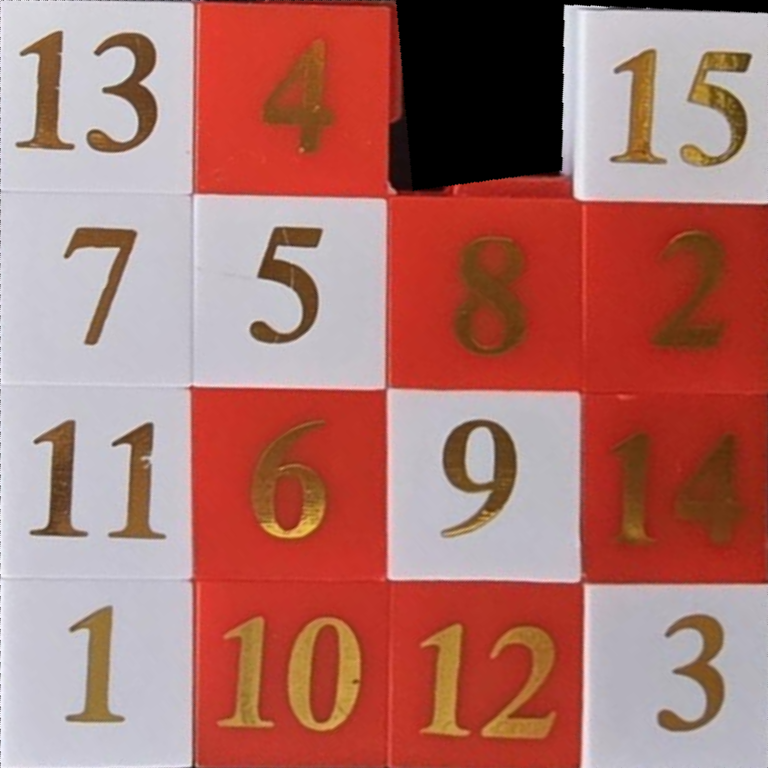
#> input picture imagem_final.png, 768 x 768 px
$ python find_nums.py
#> lines starting #> are read from the running program, lines starting #| are printed output that depends on the picture; after the words box and inside, x2 and y2 are one past the last pixel; in counts of white or black regions, pixels touching at a corner belong together; long printed decimals are rounded
import numpy as np
import matplotlib.pyplot as plt
import cv2
import os
import hashlib

""" 1. PRÉ-PROCESSAMENTO """
def nums_template_match(image_path):
    # Load main image
#> called with image_path = 'imagem_final.png'
    img = cv2.imread(image_path)
#> img is the input picture: shape (768, 768, 3); mean B, G, R 108.7, 115.4, 173.7
    if img is None:
        raise FileNotFoundError(f"A imagem '{image_path}' não existe...")

    # DEBUG -- Guardar imagens obtidas no pré-processamento
    output_folder = "imagens_teste"
    if not os.path.exists(output_folder):
        os.makedirs(output_folder)

    img_teste = cv2.cvtColor(img, cv2.COLOR_BGR2RGB)
    file_path = os.path.join(output_folder, "imagem_teste.png")
    cv2.imwrite(file_path, img_teste)
    # END DEBUG

    img_h, img_w = img.shape[:2]
#> img_h = 768; img_w = 768

    # Converter a imagem em HSV para segmentar o dourado
    img_hsv = cv2.cvtColor(img, cv2.COLOR_BGR2HSV)
#> img_hsv: shape (768, 768, 3); mean H, S, V 57, 104.5, 176.1
    h = img_hsv[:, :, 0]
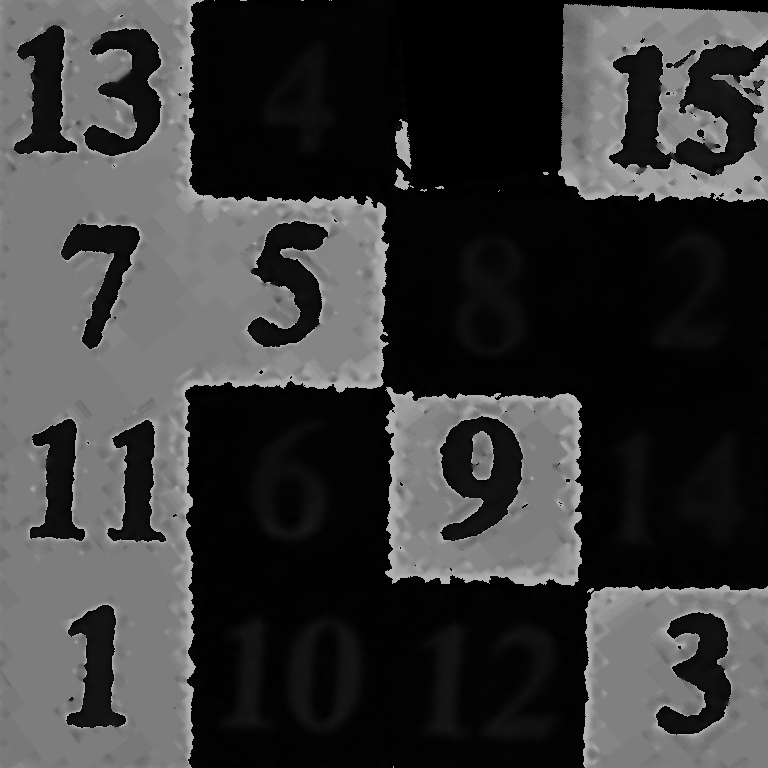
#> h: shape (768, 768); min 0, max 179, mean 57
    s = img_hsv[:, :, 1]
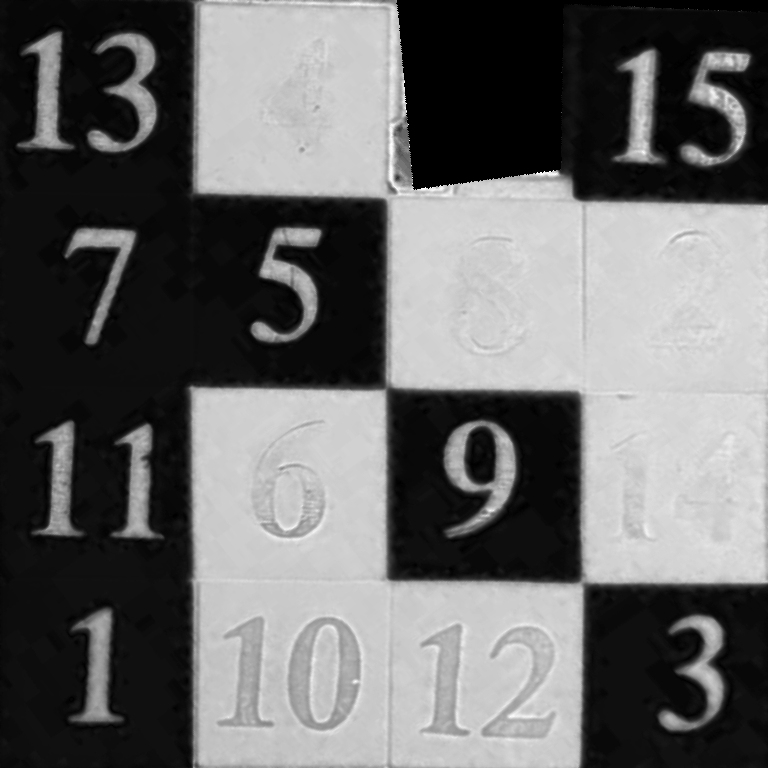
#> s: shape (768, 768); min 0, max 255, mean 104.5
    v = img_hsv[:, :, 2]
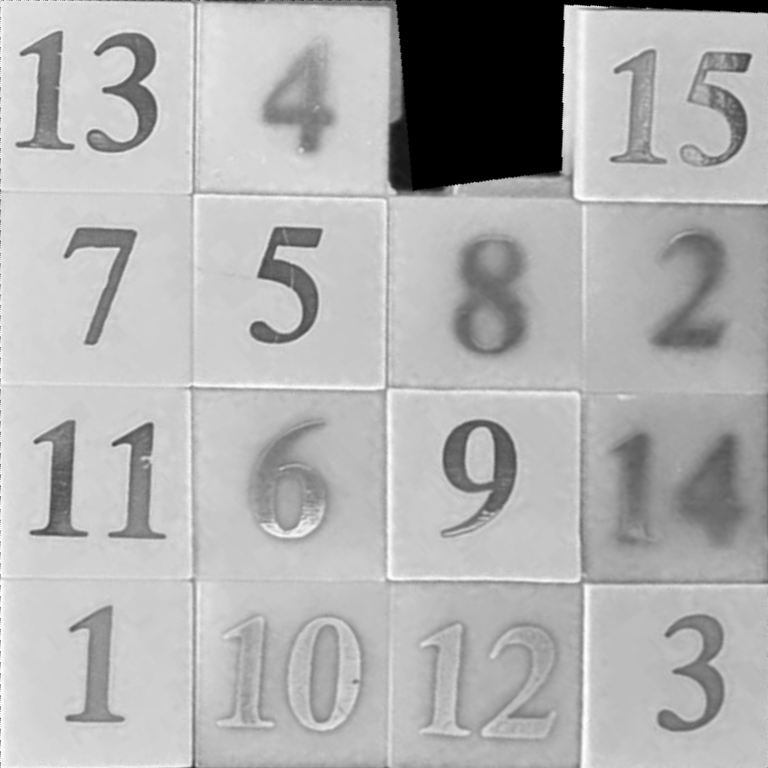
#> v: shape (768, 768); min 0, max 255, mean 176.1

    # DEBUG - Obter os valores HSV da imagem
    print(f"DEBUG -- Valores de HSV da imagem:\nH:{h.mean()}\nS:{s.mean()}\nV:{v.mean()}")
#| DEBUG -- Valores de HSV da imagem:
#| H:57.030
#| S:104.476
#| V:176.058
    file_path = os.path.join(output_folder, "imagem_teste_hsv.png")
    cv2.imwrite(file_path, img_hsv)
    # END DEBUG


    # Escolher as máscaras

    if v.mean() > 190: # Imagens com a cor branca muito clara -- Imagem x
        lower_gold = np.array([20, 60, 75], np.uint8)
        upper_gold = np.array([65, 255, 255], np.uint8)
        gold_mask = cv2.inRange(img_hsv, lower_gold, upper_gold)

    else: # Restantes Imagens
        lower_gold = np.array([10, 60, 30], np.uint8)
        upper_gold = np.array([150,255, 255], np.uint8)
        gold_mask = cv2.inRange(img_hsv, lower_gold, upper_gold)
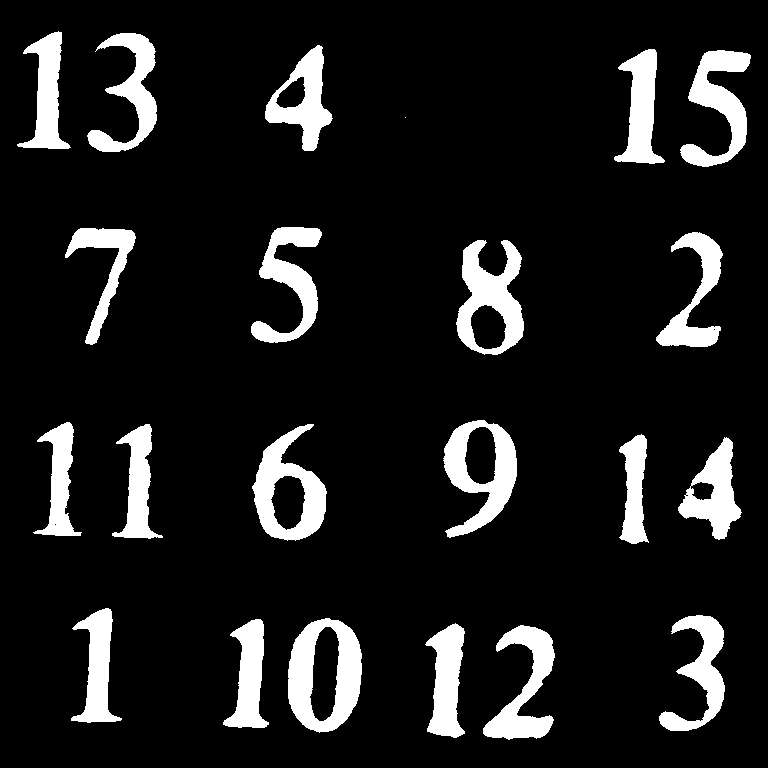
#> gold_mask: shape (768, 768); 11.2% white; 22 white regions (1 under 20 px), largest, box (x1, y1, x2, y2) and area: (288, 618, 362, 733) 4814, (456, 240, 524, 355) 4093, (443, 420, 517, 538) 3991

    kernel = np.ones((4, 4), np.uint8)

    gold_mask = cv2.morphologyEx(gold_mask, cv2.MORPH_CLOSE, kernel, iterations=2)
#> gold_mask: shape (768, 768); 11.3% white; 22 white regions (1 under 20 px), largest, box (x1, y1, x2, y2) and area: (290, 620, 364, 735) 4853, (458, 242, 526, 357) 4131, (445, 422, 519, 540) 4016
    gold_mask = cv2.dilate(gold_mask, kernel, iterations=1)
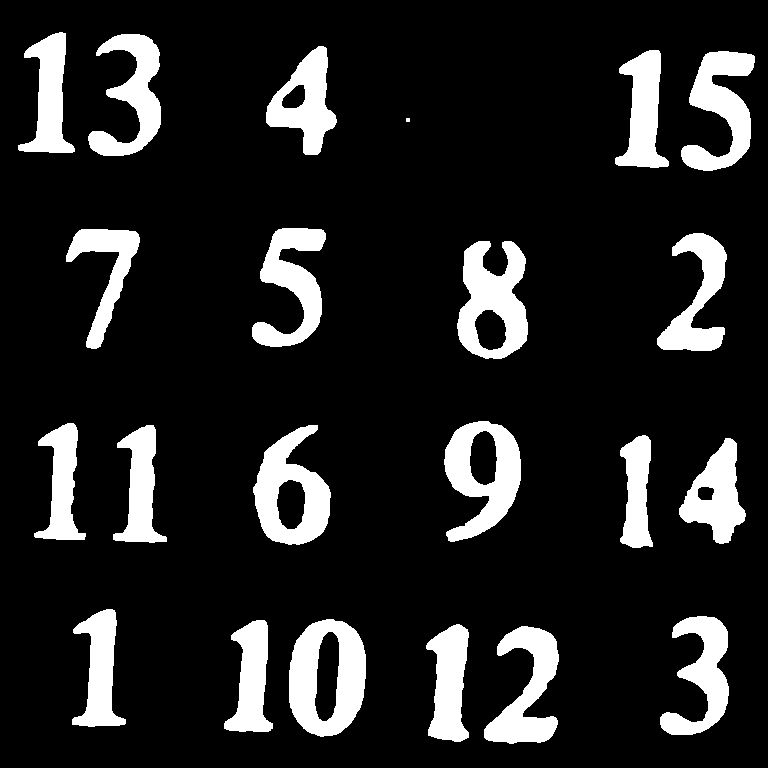
#> gold_mask: shape (768, 768); 13.9% white; 22 white regions (1 under 20 px)

    img_binary = gold_mask.copy()

    # DEBUG -- Guardar a imagem binária gerada
    file_path = os.path.join(output_folder, "imagem_teste_binaria.png")
    cv2.imwrite(file_path, img_binary)
    # END DEBUG


    """ 2. TEMPLATE MATCHING """

    # Carregar os templates
    templates = {}
    for i in range(1, 16):
        path = f"../templates/mask{i}.png"
        temp = cv2.imread(path, cv2.IMREAD_GRAYSCALE)

        if temp is None:
            print(f"Could not load template {path}")
            continue

        _, temp_bin = cv2.threshold(temp, 0, 255, cv2.THRESH_BINARY + cv2.THRESH_OTSU)
        temp_bin = cv2.morphologyEx(temp_bin, cv2.MORPH_CLOSE, kernel, iterations=1)
        temp_bin = cv2.dilate(temp_bin, kernel, iterations=1)
        templates[str(i)] = temp_bin

    print("DEBUG -- Templates Carregados:", templates.keys())

    # Dividir a imagem em 16 quadrados
    cell_h = img_binary.shape[0] // 4
#> cell_h = 192
    cell_w = img_binary.shape[1] // 4
#> cell_w = 192

    # Detetar contornos externos
    contornos, _ = cv2.findContours(img_binary, cv2.RETR_EXTERNAL, cv2.CHAIN_APPROX_SIMPLE)
#> contornos = 22 contours, 1 with area under 20; largest, box (x1, y1, x2, y2) and area: (289, 619, 366, 737) 7258, (444, 421, 521, 542) 5981, (457, 241, 528, 359) 5894, (253, 425, 331, 545) 5865, (681, 51, 755, 171) 4248

    # Debug quadrados vazios
    quadrados_vazios = 0

    # Contornos por cada número
    # Juntar os contornos, quando existe mais do que um perto junta os dois
    regioes_unidas = []
    for row in range(4):
        for col in range(4):

            # Coordenadas atuais
            y1 = row * cell_h
            y2 = (row + 1) * cell_h
            x1 = col * cell_w
            x2 = (col + 1) * cell_w

            # Máscara binária do quadrado em questão
            mascara_quadrado = img_binary[y1:y2, x1:x2]
            contornos, _ = cv2.findContours(mascara_quadrado, cv2.RETR_EXTERNAL, cv2.CHAIN_APPROX_SIMPLE)
            # print(f"DEBUG -- Contorno Detatado:{len(contornos)}")

            # Quando o quadrado está vazio
            if len(contornos) == 0:
                regioes_unidas.append((
                x1, y1,
                cell_w, cell_h,
                None  # Assinala a região como vazia -- Utilizado no matching
                ))

                # DEBUG -- Contar os quadrados vazios
                quadrados_vazios += 1
                print("DEBUG -- Quadrados vazios:", quadrados_vazios)
                continue

            all_points = []
            # Quando temos dois contornos válidos no mesmo quadrado
            for c in contornos:
                all_points.extend(c.reshape(-1, 2))

            all_points = np.array(all_points)

            # Encontrar a região minima que englobe os dois contornos
            x_min = np.min(all_points[:, 0])
            y_min = np.min(all_points[:, 1])
            x_max = np.max(all_points[:, 0])
            y_max = np.max(all_points[:, 1])

            # Expande a bounding box para garantir os números com dois dígitos
            margem = 5
            x_min = max(0, x_min - margem)
            y_min = max(0, y_min - margem)
            x_max = min(mascara_quadrado.shape[1], x_max + margem)
            y_max = min(mascara_quadrado.shape[0], y_max + margem)

            # Região final com o número de dois dígitos
            regiao = mascara_quadrado[y_min:y_max, x_min:x_max]

            # Juntar ao bolo de todos os quadrados
            regioes_unidas.append((
                x1 + x_min,
                y1 + y_min,
                x_max - x_min,
                y_max - y_min,
                regiao
            ))
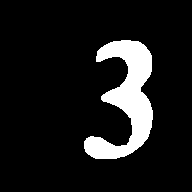
#> mascara_quadrado: shape (192, 192); 10.6% white; 1 white region, box (x1, y1, x2, y2) and area: (84, 40, 153, 159) 3916
#> after the loop, quadrados_vazios = 0; regioes_unidas = 16 items


    # Normalizar a região para o template matching
    def normalize(img, target_size=(60, 60)):
        return cv2.resize(img, target_size, interpolation=cv2.INTER_AREA)

    detections = []
    sorted_templates = sorted(templates.items(), key=lambda x: int(x[0]))
#> sorted_templates = []


    nums_matriz = []

    # Fazer match entre os templates e as regiões obtidas
    for x, y, w, h, regiao in regioes_unidas:

        # Default
        best_score = 0
        best_label = None

        # Verifica se o quadrado é vazio (Assegura que fica bem marcado na matriz final)
        if regiao is None:
            best_label = 0
            nums_matriz.append(best_label)
            continue

        # Quadrado não Vazio
        else:
            regiao_n = normalize(regiao)
            _, regiao_n = cv2.threshold(regiao_n, 128, 255, cv2.THRESH_BINARY)

        # Match das regiões dos números com os templates
        for label, temp in sorted_templates:
            temp_n = normalize(temp)
            _, temp_n = cv2.threshold(temp_n, 128, 255, cv2.THRESH_BINARY)

            score = cv2.matchTemplate(regiao_n, temp_n, cv2.TM_CCOEFF_NORMED)[0][0]

            # Debug nos match dos números
            """
            plt.figure(figsize=(4, 2))

            plt.subplot(1, 2, 1)
            plt.imshow(regiao_n, cmap='gray')
            plt.title("ROI normalizada")
            plt.axis("off")

            plt.subplot(1, 2, 2)
            plt.imshow(temp_n, cmap='gray')
            plt.title(f"Template {label}")
            plt.axis("off")

            plt.suptitle(f"Score = {score:.3f}")
            plt.tight_layout()
            plt.show()
            """

            # Encontra o Match
            if score > best_score:
                best_score = score
                best_label = int(label)

        print(f"DEBUG -- Melhor Score:{best_score} | Melhor Label: {best_label}")

        # Região com score insuficiente -- considerado vazio
        if best_score < 0.4:
            best_label = 0

        # Guarda o melhor match
        else:
            detections.append({
                "x": x,
                "y": y,
                "w": w,
                "h": h,
                "label": best_label,
                "score": best_score
                })

        nums_matriz.append(best_label)
#> this loop made 16 passes
#> (x, y, w, h) on passes 1 to 12: (13, 27, 152, 133), (261, 41, 80, 118), (401, 113, 13, 13), (610, 45, 149, 130), (61, 224, 83, 129), (247, 223, 83, 128), (452, 236, 80, 127), (652, 228, 79, 127), (29, 418, 142, 129), (248, 420, 87, 129), (439, 416, 86, 130), (615, 430, 135, 122)
#| DEBUG -- Melhor Score:0 | Melhor Label: None
#| DEBUG -- Melhor Score:0 | Melhor Label: None
#| DEBUG -- Melhor Score:0 | Melhor Label: None
#| DEBUG -- Melhor Score:0 | Melhor Label: None
#| DEBUG -- Melhor Score:0 | Melhor Label: None
#| DEBUG -- Melhor Score:0 | Melhor Label: None
#| DEBUG -- Melhor Score:0 | Melhor Label: None
#| DEBUG -- Melhor Score:0 | Melhor Label: None
#> (further printed lines are left out)
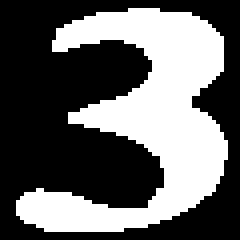
#> regiao_n: shape (60, 60) (shown 4 times larger); 39.1% white; 1 white region, box (x1, y1, x2, y2) and area: (4, 2, 57, 58) 1409
#> after the loop, detections = []; nums_matriz = [0, 0, 0, 0, 0, 0, 0, 0, 0, 0, 0, 0, 0, 0, 0, 0]
        # print(f"DEBUG -- Estado Atual da Matriz de Jogo:{nums_matriz}")

    # DEBUG -- Quantidade de deteções totais, tem de ser igual a 15
    final_boxes = detections
#> final_boxes = []
    print(f"DEBUG -- Total de deteções finais: {len(final_boxes)}")
#| DEBUG -- Total de deteções finais: 0

    # Coordenadas dos pontos finais ordenadas
    final_boxes_sorted = sorted(final_boxes, key=lambda d: (d["y"], d["x"]))
#> final_boxes_sorted = []

    print(f"DEBUG -- Estado Atual da Matriz de Jogo:{nums_matriz}")
#| DEBUG -- Estado Atual da Matriz de Jogo:[0, 0, 0, 0, 0, 0, 0, 0, 0, 0, 0, 0, 0, 0, 0, 0]

    # No caso de existir um espaço na matriz sem nenhum valor
    while len(nums_matriz) < 16:
        nums_matriz.append(0)
#> this loop made 0 passes

    matrix_4x4 = np.array(nums_matriz[:16]).reshape(4, 4)
#> matrix_4x4 = [[0, 0, 0, 0], [0, 0, 0, 0], [0, 0, 0, 0], [0, 0, 0, 0]]
    print("Tabuleiro de jogo da fotografia:\n", matrix_4x4)
#| Tabuleiro de jogo da fotografia:
#|  [[0 0 0 0]
#|  [0 0 0 0]
#|  [0 0 0 0]
#|  [0 0 0 0]]


    """ 3. PLOTS FINAIS"""

    # Desenhar as deteções na imagem
    output = img.copy()
    for d in final_boxes_sorted:
        x, y, w, h, label = d["x"], d["y"], d["w"], d["h"], d["label"]
        cv2.rectangle(output, (x, y), (x+w, y+h), (0, 255, 0), 2)
        cv2.putText(output, str(label), (x, y-5), cv2.FONT_HERSHEY_SIMPLEX, 0.9, (0, 255, 0), 2)

    output_rgb = cv2.cvtColor(output, cv2.COLOR_BGR2RGB)

    plt.figure(figsize=(15, 10))

    plt.subplot(1,2,1)
    plt.imshow(img_binary, cmap='gray')
    plt.title("Nums Detetados")
    plt.axis("off")

    plt.subplot(1,2,2)
    plt.imshow(output_rgb)
    plt.title("Num Detetados Imagem Real")
    plt.axis("off")

    plt.tight_layout()
    plt.show()


    # Guardar Imagem Output Final
    imagens_finais_folder = "imagens_finais"
    if not os.path.exists(imagens_finais_folder):
        os.makedirs(imagens_finais_folder)

    # Ajuda a certificar de que não se guarda a mesma imagem duas vezes
    output_bgr = cv2.cvtColor(output_rgb, cv2.COLOR_RGB2BGR)
    img_hash = hashlib.md5(output_bgr).hexdigest()
#> img_hash = '339fde2eacfcb3768b62836d9957bee5'

    file_path_output = os.path.join(imagens_finais_folder, f"imagem_final_{img_hash}.png")
    if os.path.exists(file_path_output):
        print("DEBUG -- IMAGEM JÁ GUARDADA")

    else:
        cv2.imwrite(file_path_output, output_bgr)

    print(f"DEBUG -- Imagem final guardada em: {file_path_output}")
#| DEBUG -- Imagem final guardada em: imagens_finais/imagem_final_339fde2eacfcb3768b62836d9957bee5.png

if __name__ == "__main__":
    nums_template_match("imagem_final.png")
